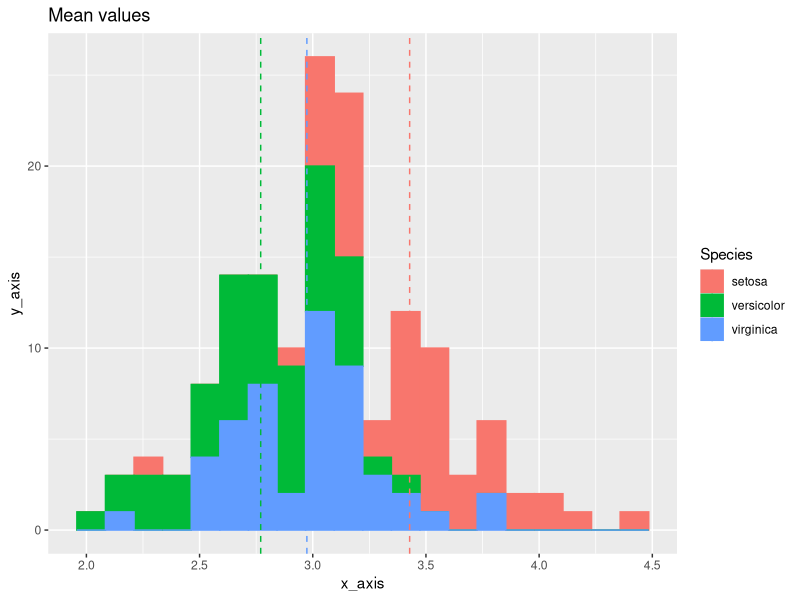
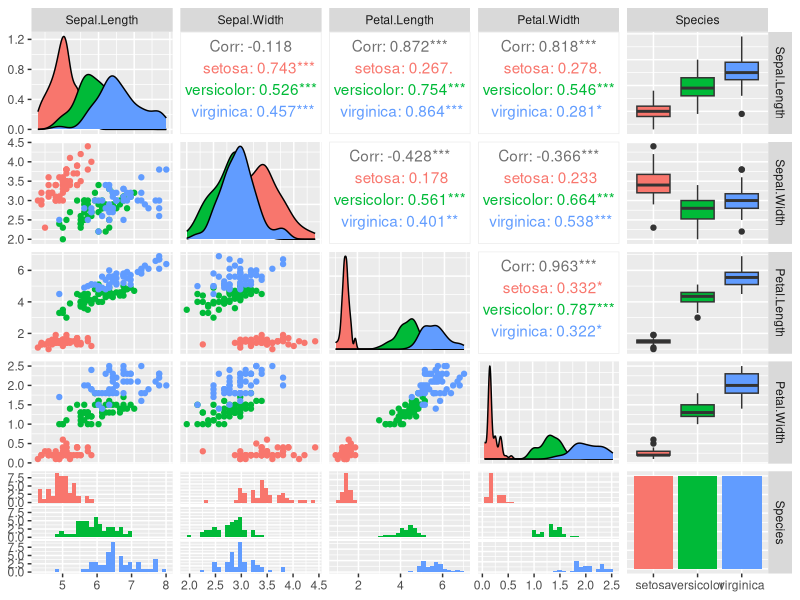
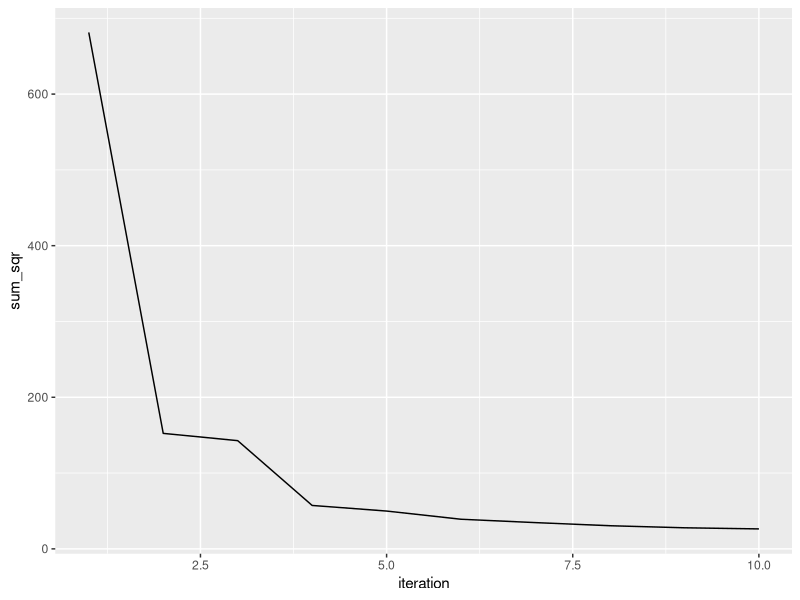
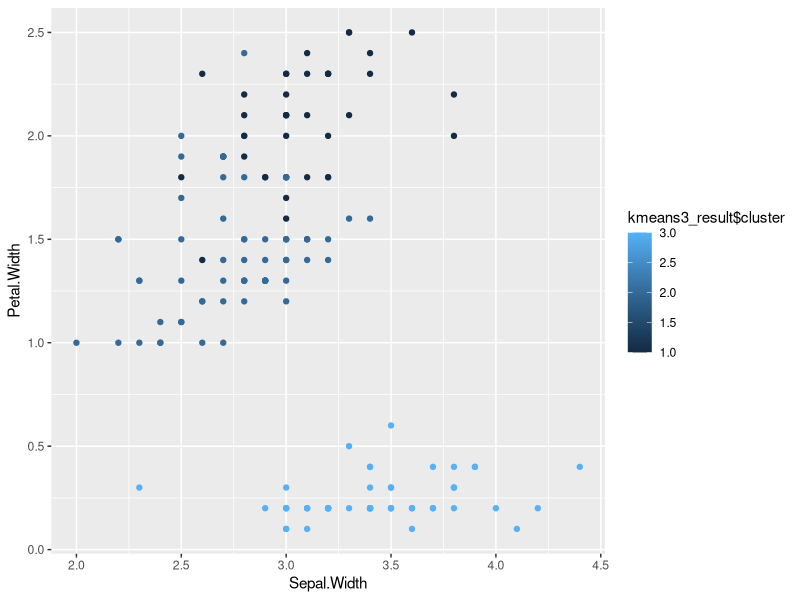
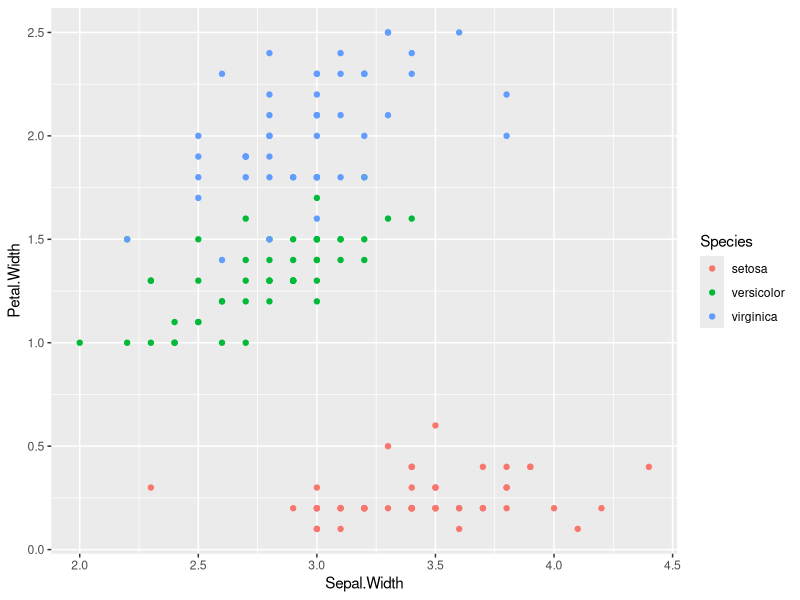

Recreate these plots in R, in order.
#install.packages("languageserver")
#install.packages("ggplot2")
library(magrittr)
library(ggplot2)
library("GGally")
library(cluster)

#Zadanie 1
#1.1 - 10-elementowa lista
x <- 1:10
print(x)

#1.2 - funkcjonalność pipes
x %<>% log2() %>% sin() %>% sum() %>% sqrt()
print(x)

#1.3 - załadowanie danych
data(iris)

#1.4 - wyświetlenie kilku pierwszych wierszy
print(head(iris))

#1.5 - wyświetlenie średnich dla kadego gatunku
m <- iris %>% aggregate(. ~Species, ., mean)
print(m)

#Zadanie 2
#trzy histogramy wybranej zmiennej dla wszystkich rodzajów irysa
#pionowe linie geom_vline() dla średnich wartości dla kazdego gatunku
a <- ggplot(iris, aes(x = Sepal.Width)) + geom_histogram(aes(fill=Species, color=Species), bins=20) + geom_vline(data=m, aes(xintercept=Sepal.Width, color=Species), linetype="dashed") + labs(x='x_axis', y='y_axis', title='Mean values')
ggsave("/home/lab13_plot1.jpg", plot = a)

#funkcja ggpairs 
a <- ggpairs(data = iris, aes(color = Species))
ggsave("/home/lab13_plot2.jpg", plot = a)

#Zadanie 3
#podział zbioru 'iris' na x i y
x <- iris[,1:4]
y <- iris[,5]

#klasteryzacja zbioru x ze zmienną ilością środków
sum_sqr <- c() #lista na wyniki funkcji kmeans

for (i in 1:10){
    result <- kmeans(x, i) 
    sum_sqr <- append(sum_sqr, result$tot.withinss) 
}

#wyświetlenie uzyskanych wyników na wykresie
a <- ggplot(data.frame(iteration = 1:length(sum_sqr), value = sum_sqr), aes(x = iteration, y = sum_sqr)) + geom_line()
ggsave("/home/lab13_plot3.jpg", plot = a)

#wyświetlenie klasteryzacji dla 3 klastrów
kmeans3_result <- kmeans(x, 3) 
a <- ggplot(iris, aes(x = Sepal.Width, y = Petal.Width, color = kmeans3_result$cluster)) + geom_point()
ggsave("/home/lab13_plot4.jpg", plot = a)

#wyświetlenie klasteryzacji dla oryginalnego podziału
a <- ggplot(iris, aes(x = Sepal.Width, y = Petal.Width, color = Species)) + geom_point()
ggsave("/home/lab13_plot5.jpg", plot = a)